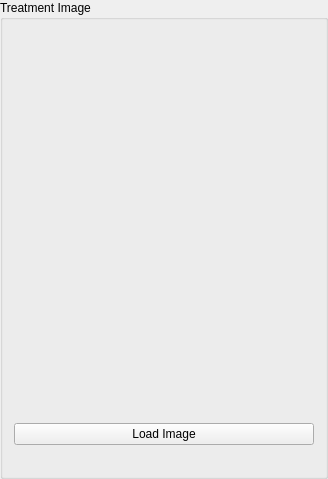
         <widget class="QGroupBox" name="groupBox_19">
          <property name="sizePolicy">
           <sizepolicy hsizetype="Preferred" vsizetype="MinimumExpanding">
            <horstretch>0</horstretch>
            <verstretch>0</verstretch>
           </sizepolicy>
          </property>
          <property name="title">
           <string>Treatment Image</string>
          </property>
          <layout class="QGridLayout" name="gridLayout_45">
           <item row="1" column="0">
            <widget class="matplotlibWidget" name="Display_Fixed" native="true">
             <property name="enabled">
              <bool>true</bool>
             </property>
             <property name="sizePolicy">
              <sizepolicy hsizetype="Expanding" vsizetype="Minimum">
               <horstretch>0</horstretch>
               <verstretch>0</verstretch>
              </sizepolicy>
             </property>
             <property name="minimumSize">
              <size>
               <width>300</width>
               <height>300</height>
              </size>
             </property>
             <property name="maximumSize">
              <size>
               <width>1000000</width>
               <height>1000000</height>
              </size>
             </property>
            </widget>
           </item>
           <item row="2" column="0">
            <widget class="QPushButton" name="Button_load_fixed">
             <property name="maximumSize">
              <size>
               <width>16777215</width>
               <height>25</height>
              </size>
             </property>
             <property name="text">
              <string>Load Image</string>
             </property>
            </widget>
           </item>
           <item row="3" column="0">
            <widget class="QLabel" name="Label_Fixed">
             <property name="sizePolicy">
              <sizepolicy hsizetype="Preferred" vsizetype="Minimum">
               <horstretch>0</horstretch>
               <verstretch>0</verstretch>
              </sizepolicy>
             </property>
             <property name="minimumSize">
              <size>
               <width>0</width>
               <height>0</height>
              </size>
             </property>
             <property name="maximumSize">
              <size>
               <width>16777215</width>
               <height>40</height>
              </size>
             </property>
             <property name="text">
              <string/>
             </property>
            </widget>
           </item>
           <item row="0" column="0">
            <widget class="matplotlibWidget" name="Graybar_Fixed" native="true">
             <property name="enabled">
              <bool>true</bool>
             </property>
             <property name="sizePolicy">
              <sizepolicy hsizetype="Minimum" vsizetype="Maximum">
               <horstretch>0</horstretch>
               <verstretch>0</verstretch>
              </sizepolicy>
             </property>
             <property name="minimumSize">
              <size>
               <width>0</width>
               <height>80</height>
              </size>
             </property>
             <property name="maximumSize">
              <size>
               <width>1000000</width>
               <height>100</height>
              </size>
             </property>
            </widget>
           </item>
          </layout>
         </widget>
